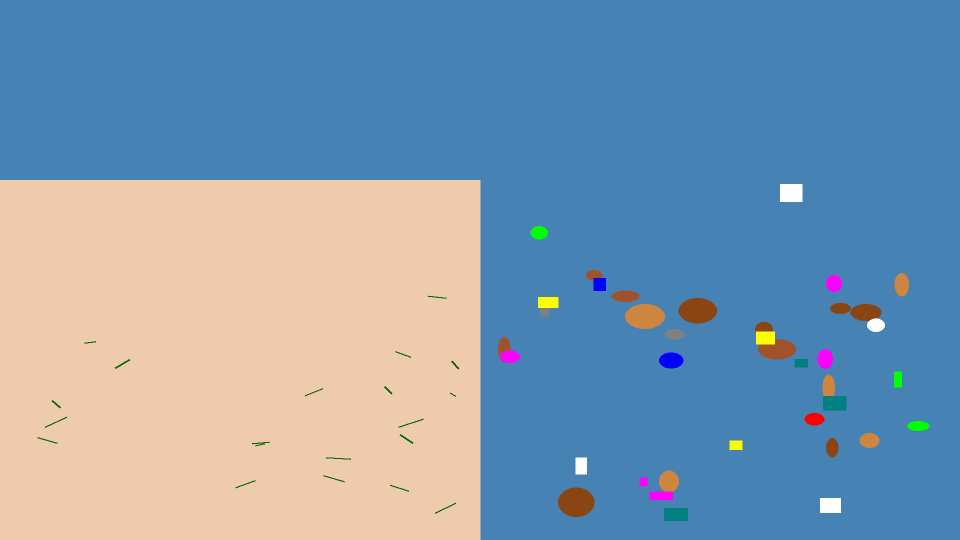
#> input picture backend/data/drone/drone_beach_close_1.png, 1920 x 1080 px (shown at 1/2 size)
$ python -i image_processing.py   (imports and definitions only)
#> lines starting #> are read from the running program, lines starting #| are printed output that depends on the picture
import cv2
import numpy as np
from PIL import Image
from typing import Tuple, List, Optional
import base64
from io import BytesIO

# [42 lines left out: functions resize_image, normalize_satellite_image, not called in this run]

def apply_water_enhancement(image: np.ndarray) -> np.ndarray:
    """
    Enhance water features in satellite imagery
    Useful for debris detection
    """
    # Convert to LAB color space
    lab = cv2.cvtColor(image, cv2.COLOR_RGB2LAB)
#> lab: shape (1080, 1920, 3); mean of channels 0, 1, 2 160.9, 128.4, 114.4
    l, a, b = cv2.split(lab)
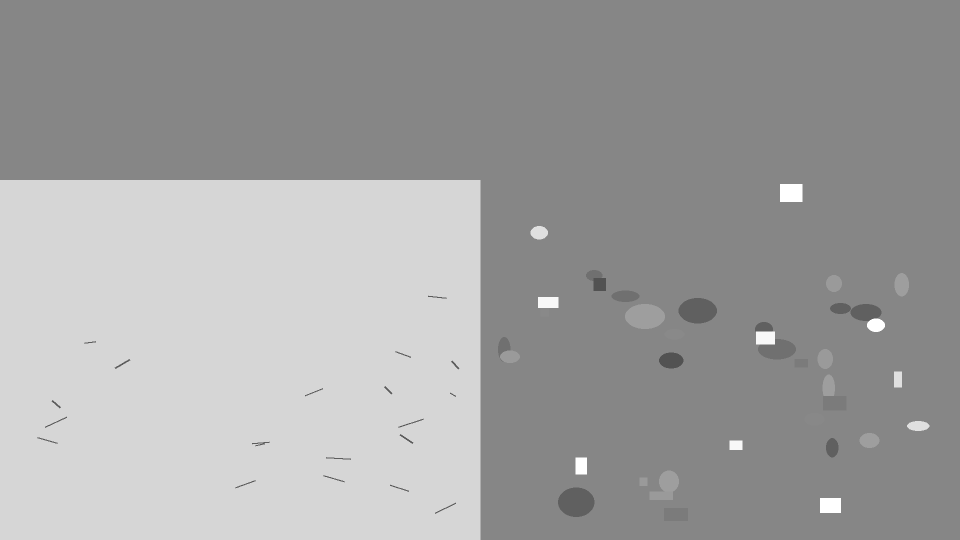
#> l: shape (1080, 1920) (shown at 1/2 size); min 82, max 255, mean 160.9
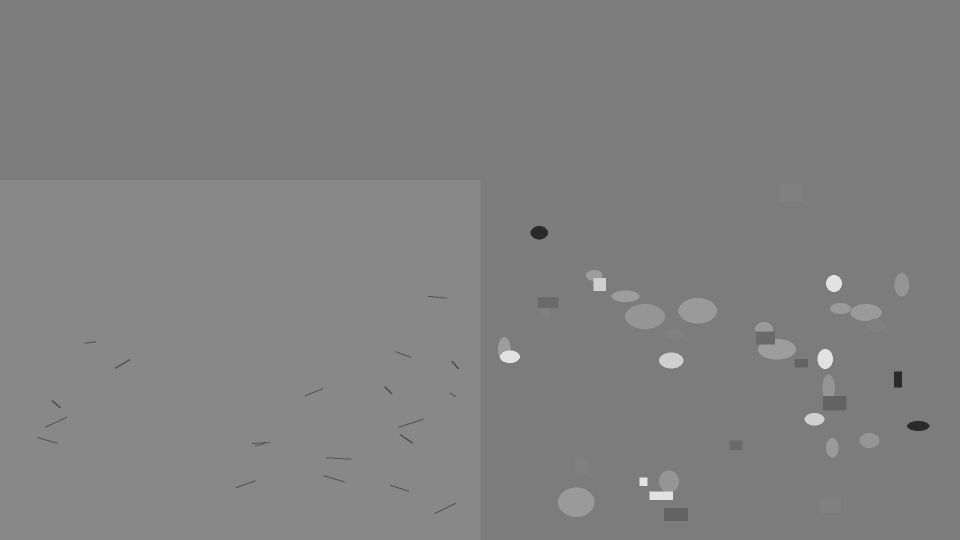
#> a: shape (1080, 1920) (shown at 1/2 size); min 42, max 226, mean 128.4
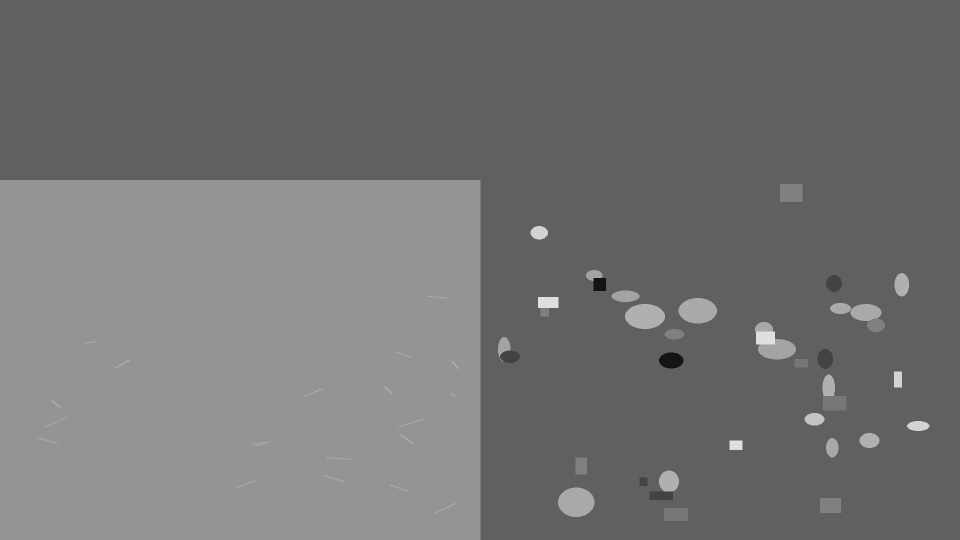
#> b: shape (1080, 1920) (shown at 1/2 size); min 20, max 223, mean 114.4

    # Apply CLAHE to L channel
    clahe = cv2.createCLAHE(clipLimit=3.0, tileGridSize=(8, 8))
    l = clahe.apply(l)

    # Merge and convert back
    enhanced = cv2.merge([l, a, b])
#> enhanced: shape (1080, 1920, 3); mean of channels 0, 1, 2 162.3, 128.4, 114.4
    enhanced = cv2.cvtColor(enhanced, cv2.COLOR_LAB2RGB)

    return enhanced

# [152 lines left out: functions calculate_ndwi, calculate_fdi, detect_edges, create_overlay, image_to_base64, base64_to_image and 2 more, not called in this run]

>>> import cv2
>>> picture = cv2.cvtColor(cv2.imread('../data/drone/drone_beach_close_1.png'), cv2.COLOR_BGR2RGB)
>>> result = apply_water_enhancement(picture)

$ run again, on backend/data/drone/drone_coastal_detailed_2.png
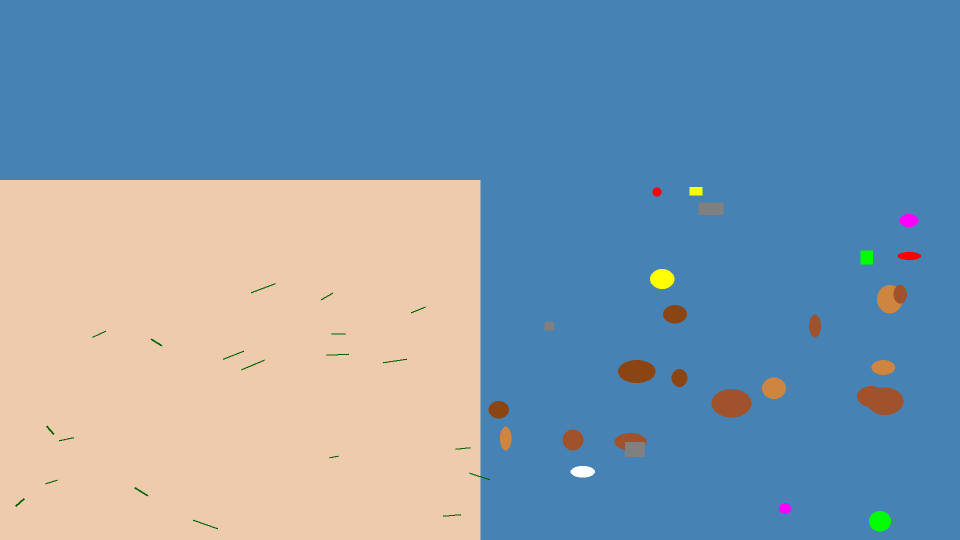
#> input picture backend/data/drone/drone_coastal_detailed_2.png, 1920 x 1080 px (shown at 1/2 size)
#> lab: shape (1080, 1920, 3); mean of channels 0, 1, 2 160.7, 128.3, 114.5
#> in apply_water_enhancement, `l, a, b = cv2.split(lab)`:
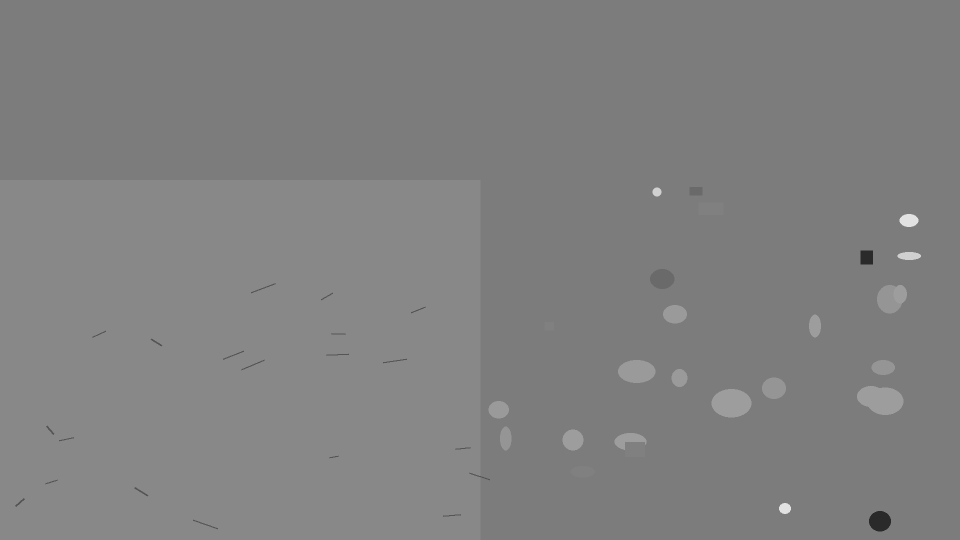
#> a: shape (1080, 1920) (shown at 1/2 size); min 42, max 226, mean 128.3
#> in apply_water_enhancement, `l, a, b = cv2.split(lab)`:
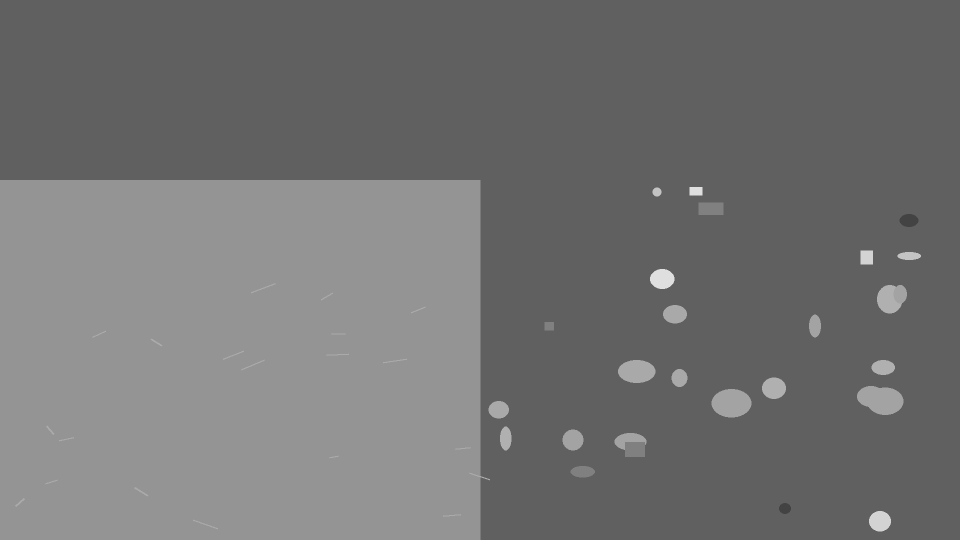
#> b: shape (1080, 1920) (shown at 1/2 size); min 67, max 223, mean 114.5

$ run again, on backend/data/drone/drone_marine_litter_4.png
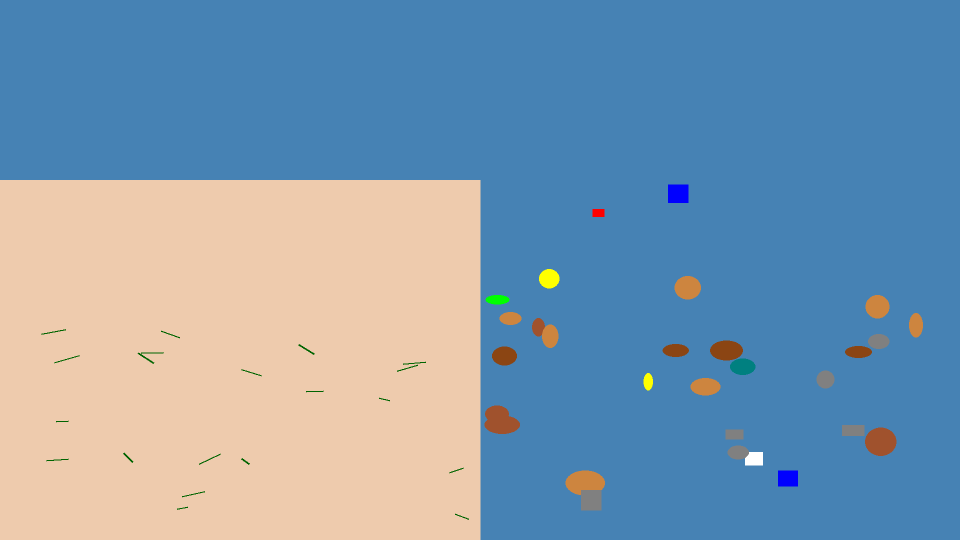
#> input picture backend/data/drone/drone_marine_litter_4.png, 1920 x 1080 px (shown at 1/2 size)
#> lab: shape (1080, 1920, 3); mean of channels 0, 1, 2 160.7, 128.4, 114.4
#> in apply_water_enhancement, `l, a, b = cv2.split(lab)`:
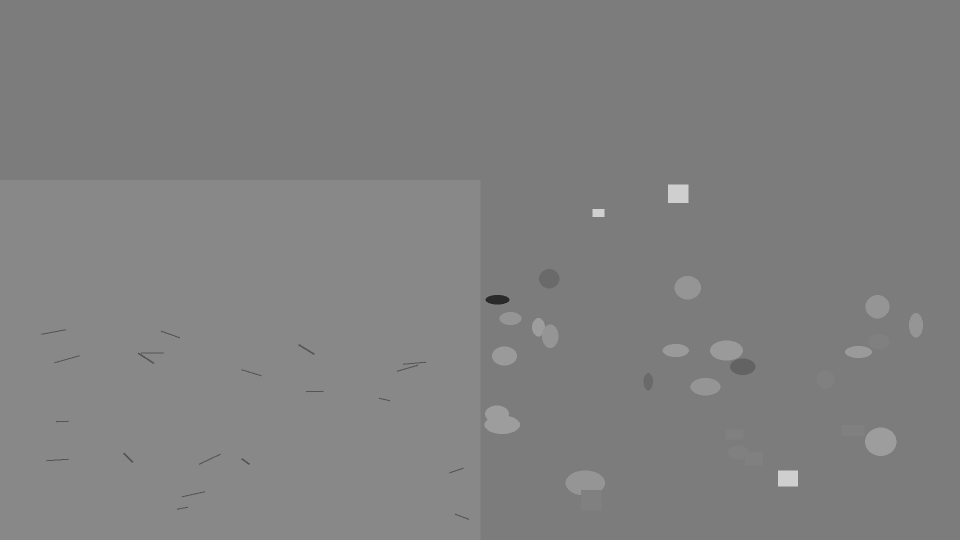
#> a: shape (1080, 1920) (shown at 1/2 size); min 42, max 208, mean 128.4
#> in apply_water_enhancement, `l, a, b = cv2.split(lab)`:
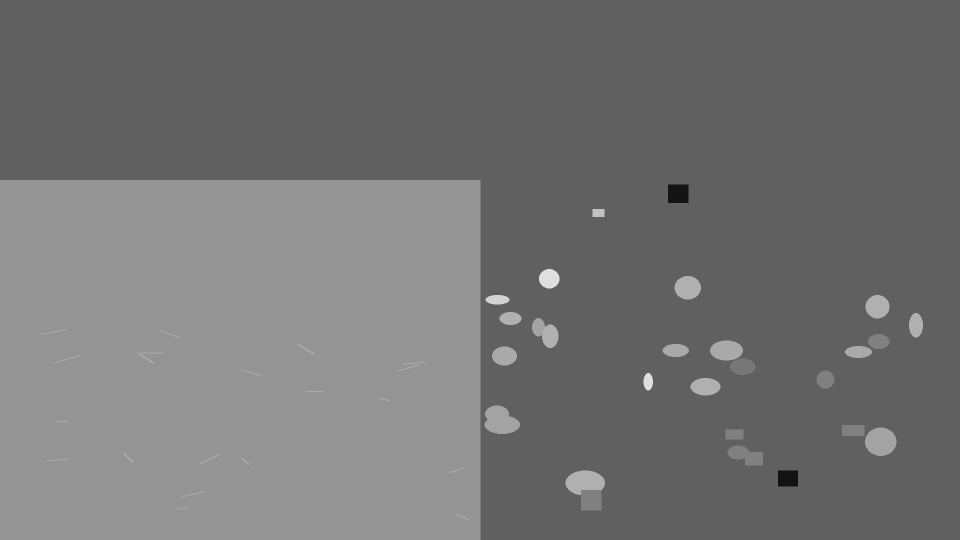
#> b: shape (1080, 1920) (shown at 1/2 size); min 20, max 223, mean 114.4

$ run again, on backend/data/drone/drone_ocean_debris_3.png
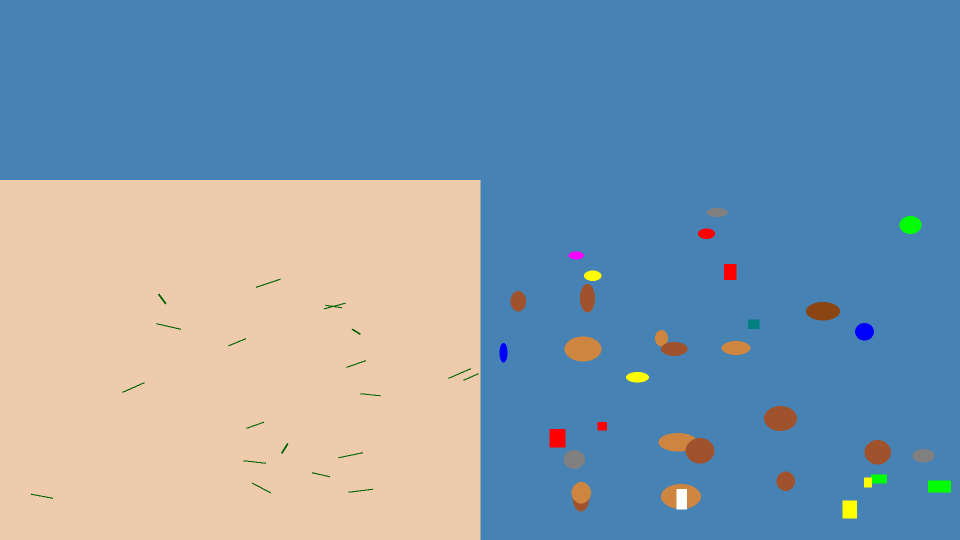
#> input picture backend/data/drone/drone_ocean_debris_3.png, 1920 x 1080 px (shown at 1/2 size)
#> lab: shape (1080, 1920, 3); mean of channels 0, 1, 2 160.8, 128.4, 114.7
#> in apply_water_enhancement, `l, a, b = cv2.split(lab)`:
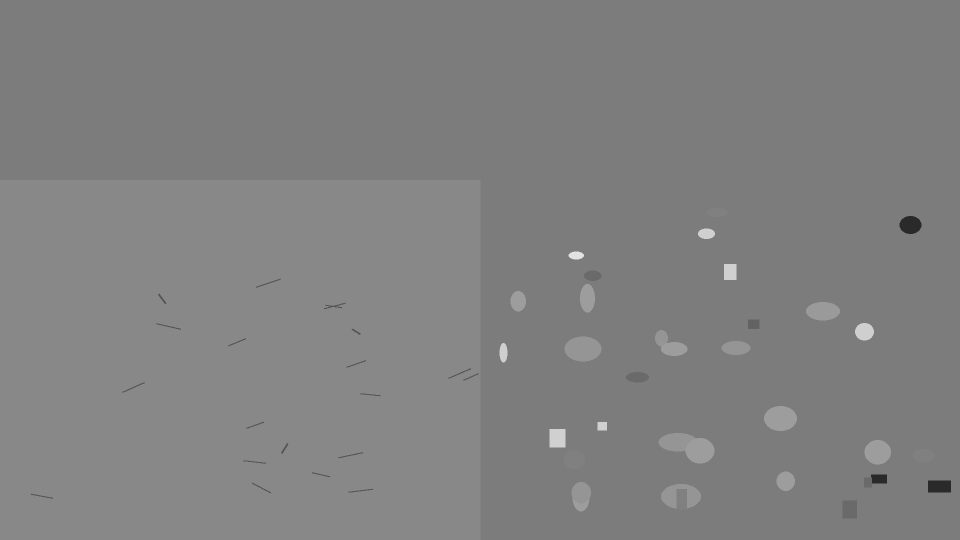
#> a: shape (1080, 1920) (shown at 1/2 size); min 42, max 226, mean 128.4
#> in apply_water_enhancement, `l, a, b = cv2.split(lab)`:
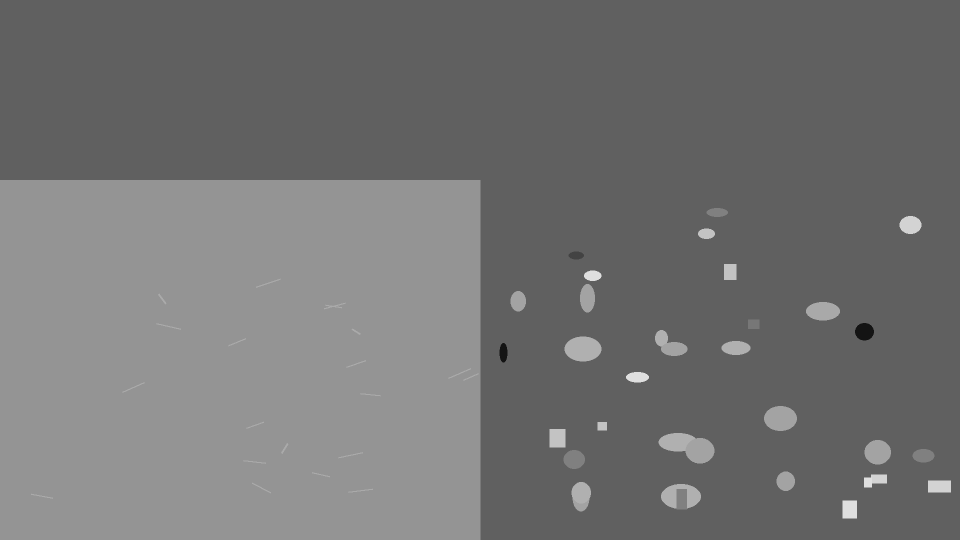
#> b: shape (1080, 1920) (shown at 1/2 size); min 20, max 223, mean 114.7
